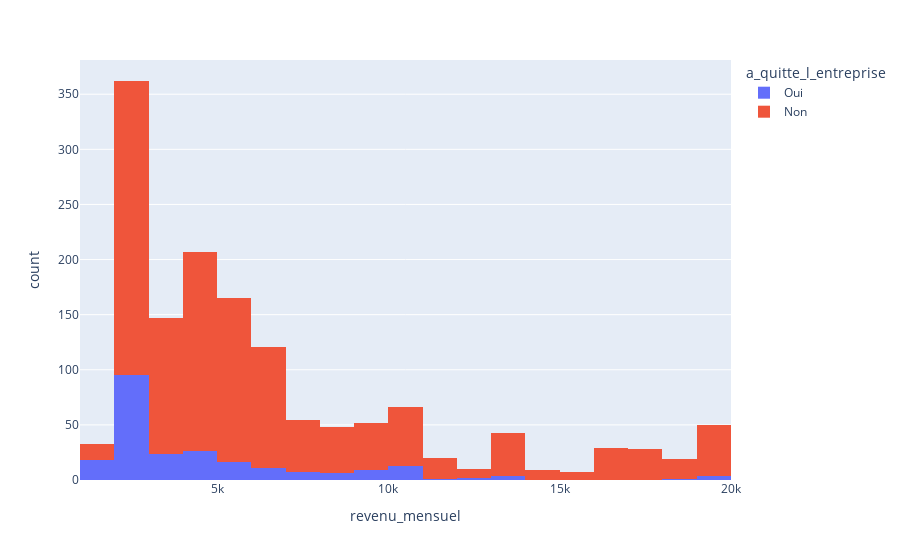

The notebook cell this image was saved under:
### Markdown cell above
#### Regardons la distribution de notre variable continue revenu_mensuel

### Code cell
fig13 = px.histogram(
    donnees_features, x='revenu_mensuel', color ='a_quitte_l_entreprise'
)
fig13.show()
pio.write_image(fig13,"../Graph/graph_etape_2/Histo_Cible_cible_enviro.png")

### Figure 1 — Plotly figure (JSON) as saved in the notebook; plotly's stock layout.template omitted (floating-point values rounded to 4 significant figures; data arrays with more than 128 entries replaced by an {"elided": "..."} marker saying what was removed)
{"data": [{"bingroup": "x", "hovertemplate": "a_quitte_l_entreprise=Oui<br>revenu_mensuel=%{x}<br>count=%{y}<extra></extra>", "legendgroup": "Oui", "marker": {"color": "#636efa", "pattern": {"shape": ""}}, "name": "Oui", "orientation": "v", "showlegend": true, "type": "histogram", "x": {"elided": "237 int values"}, "xaxis": "x", "yaxis": "y"}, {"bingroup": "x", "hovertemplate": "a_quitte_l_entreprise=Non<br>revenu_mensuel=%{x}<br>count=%{y}<extra></extra>", "legendgroup": "Non", "marker": {"color": "#EF553B", "pattern": {"shape": ""}}, "name": "Non", "orientation": "v", "showlegend": true, "type": "histogram", "x": {"elided": "1233 int values"}, "xaxis": "x", "yaxis": "y"}], "layout": {"barmode": "relative", "legend": {"title": {"text": "a_quitte_l_entreprise"}, "tracegroupgap": 0}, "margin": {"t": 60}, "xaxis": {"anchor": "y", "domain": [0, 1], "title": {"text": "revenu_mensuel"}}, "yaxis": {"anchor": "x", "domain": [0, 1], "title": {"text": "count"}}}}
